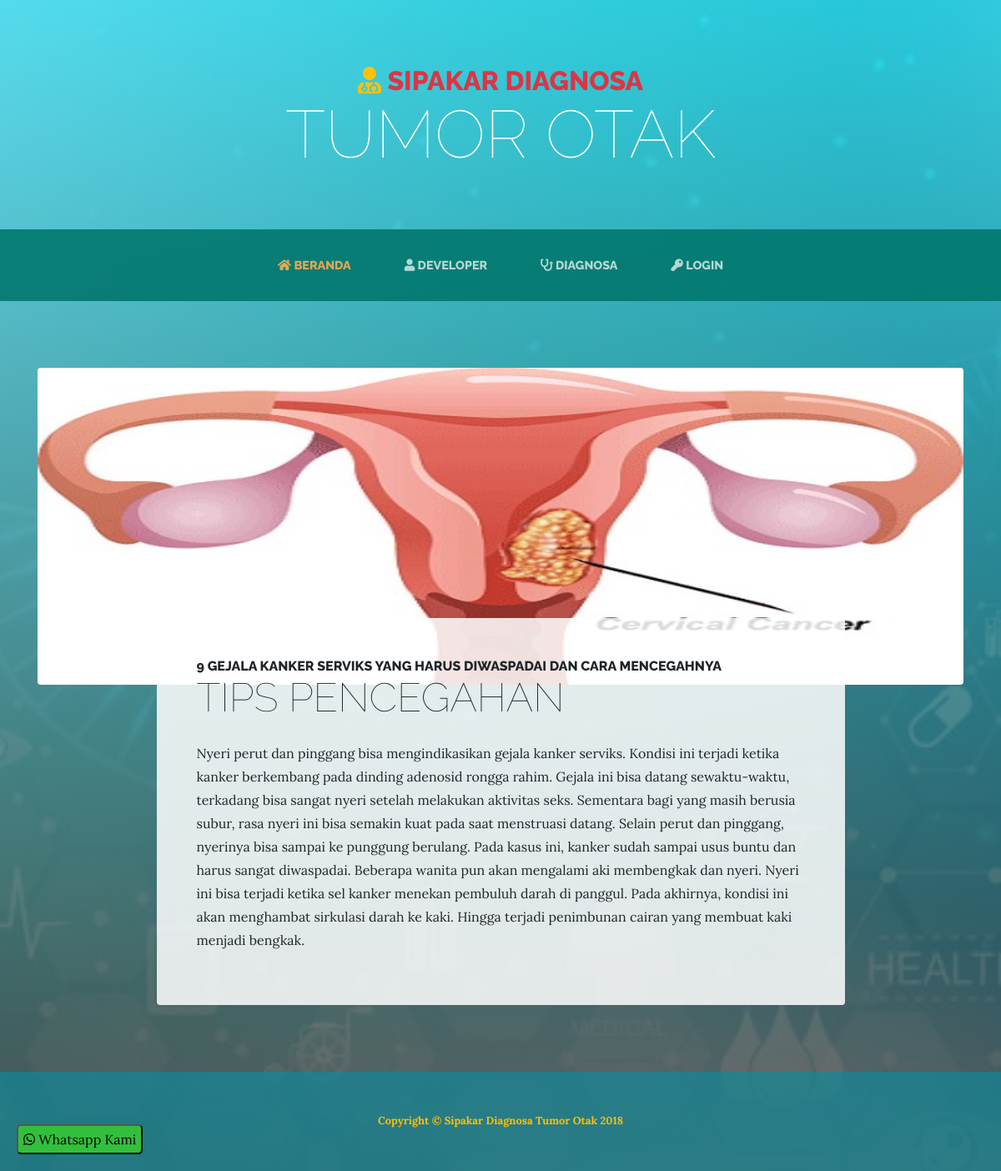
Screenshot of /welcome/lihat?id=4 with the database file from the repository.
### tables this page shows
CREATE TABLE `berita` (
  `id` int(11) NOT NULL,
  `judulberita` varchar(300) NOT NULL,
  `subjudul` varchar(255) NOT NULL,
  `sekilas` varchar(2000) NOT NULL,
  `isiberita` varchar(6000) NOT NULL,
  `foto` varchar(255) NOT NULL,
  `tanggal` date NOT NULL,
  `waktu` time NOT NULL
);

### application/views/template_dashboard_utama/content.php (called while the page is built)
<?php
if($content) {
$this->load->view($content);
}
?>

### application/views/template_dashboard_utama/wrapper.php (called while the page is built)
<?php
    require_once('head.php');
    require_once('header.php');
    require_once('content.php');
    require_once('footer.php');
    require_once('js.php');
?>

### application/controllers/Welcome.php (called while the page is built, shortened)
<?php
class Welcome extends CI_Controller
{
	public function __construct()
	{
		$this->load->model('model_berita/namaBerita', 'berita');
		$this->load->library('session');
		$this->load->library('upload');
		$this->load->library('pagination');
		$this->load->helper('url');
	}
	public function lihat()
	{
		$data = array(
			'title' => '',
			'content' => 'utama/halaman_berita/list'
		);
		$this->load->view('template_dashboard_utama/wrapper', $data, FALSE);
	}
}

### index.php (called while the page is built, shortened)
<?php
require_once BASEPATH.'core/CodeIgniter.php';

### application/models/model_berita/namaBerita.php (called while the page is built, shortened)
<?php
class Namaberita extends CI_Model{
	public function cek_akun($id){
		$this->db->select('*');
		$this->db->from('berita');
		$this->db->where('id', $id);
		$query = $this->db->get();
        return $query;
	}
    public function edit($id, $data)
	{
		$this->db->update('berita', $data, $id);
    }
}
?>

### application/views/utama/halaman_berita/list.php (the view)
<section class="page-section about-heading">
    <div class="container">
    <?php
            $id = $this->input->get('id');
            $cek_query = $this->berita->cek_akun($id);
            foreach ($cek_query->result_array() as $row)
            {
              ?>
      <img class="img-fluid rounded about-heading-img mb-3 mb-lg-0" style="width: 100%; height: 380px" src="<?php echo base_url().'assets/images/'.$row['foto'];?>" alt="">
      <div class="about-heading-content">
        <div class="row">
          <div class="col-xl-9 col-lg-10 mx-auto">
            <div class="bg-faded rounded p-5">
              <h2 class="section-heading mb-4">
                <span class="section-heading-upper"><?php echo $row['judulberita'];?></span>
                <span class="section-heading-lower"><?php echo $row['subjudul'];?></span>
              </h2>
              <p><?php echo $row['isiberita'];?></p>
            </div>
          </div>
        </div>
      </div>
            <?php } ?>
    </div>
  </section>

### rows the page displays
berita: foto (picture), judulberita "9 GEJALA KANKER SERVIKS YANG HARUS DIWASPADAI DAN CARA MENCEGAHNYA", subjudul "TIPS PENCEGAHAN", isiberita "Nyeri perut dan pinggang bisa mengindikasikan gejala kanker serviks. Kondisi ini terjadi ketika kanker berkembang pada dinding adenosid rongga rahim. Gejala ini bisa datang sewaktu-waktu, terkadang bisa sangat nyeri setelah melakukan aktivitas seks. Sementara bagi yang masih berusia subur, rasa nyeri ini bisa semakin kuat pada saat menstruasi datang. Selain perut dan pinggang, nyerinya bisa sampai ke punggung berulang. Pada kasus ini, kanker sudah sampai usus buntu dan harus sangat diwaspadai. Beberapa wanita pun akan mengalami aki membengkak dan nyeri. Nyeri ini bisa terjadi ketika sel kanker menekan pembuluh darah di panggul. Pada akhirnya, kondisi ini akan menghambat sirkulasi darah ke…"
